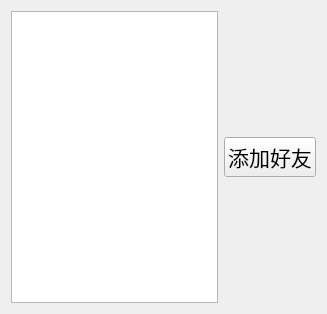
<?xml version="1.0" encoding="UTF-8"?>
<ui version="4.0">
 <class>Online</class>
 <widget class="QWidget" name="Online">
  <property name="geometry">
   <rect>
    <x>0</x>
    <y>0</y>
    <width>327</width>
    <height>314</height>
   </rect>
  </property>
  <property name="font">
   <font>
    <pointsize>16</pointsize>
    <italic>false</italic>
    <bold>false</bold>
   </font>
  </property>
  <property name="windowTitle">
   <string>Form</string>
  </property>
  <layout class="QVBoxLayout" name="verticalLayout_2">
   <item>
    <layout class="QHBoxLayout" name="horizontalLayout">
     <item>
      <widget class="QListWidget" name="online_lw"/>
     </item>
     <item>
      <layout class="QVBoxLayout" name="verticalLayout">
       <item>
        <spacer name="verticalSpacer">
         <property name="orientation">
          <enum>Qt::Vertical</enum>
         </property>
         <property name="sizeHint" stdset="0">
          <size>
           <width>20</width>
           <height>40</height>
          </size>
         </property>
        </spacer>
       </item>
       <item>
        <widget class="QPushButton" name="addFriend_pb">
         <property name="text">
          <string>添加好友</string>
         </property>
        </widget>
       </item>
       <item>
        <spacer name="verticalSpacer_2">
         <property name="orientation">
          <enum>Qt::Vertical</enum>
         </property>
         <property name="sizeHint" stdset="0">
          <size>
           <width>20</width>
           <height>40</height>
          </size>
         </property>
        </spacer>
       </item>
      </layout>
     </item>
    </layout>
   </item>
  </layout>
 </widget>
 <resources/>
 <connections/>
</ui>
